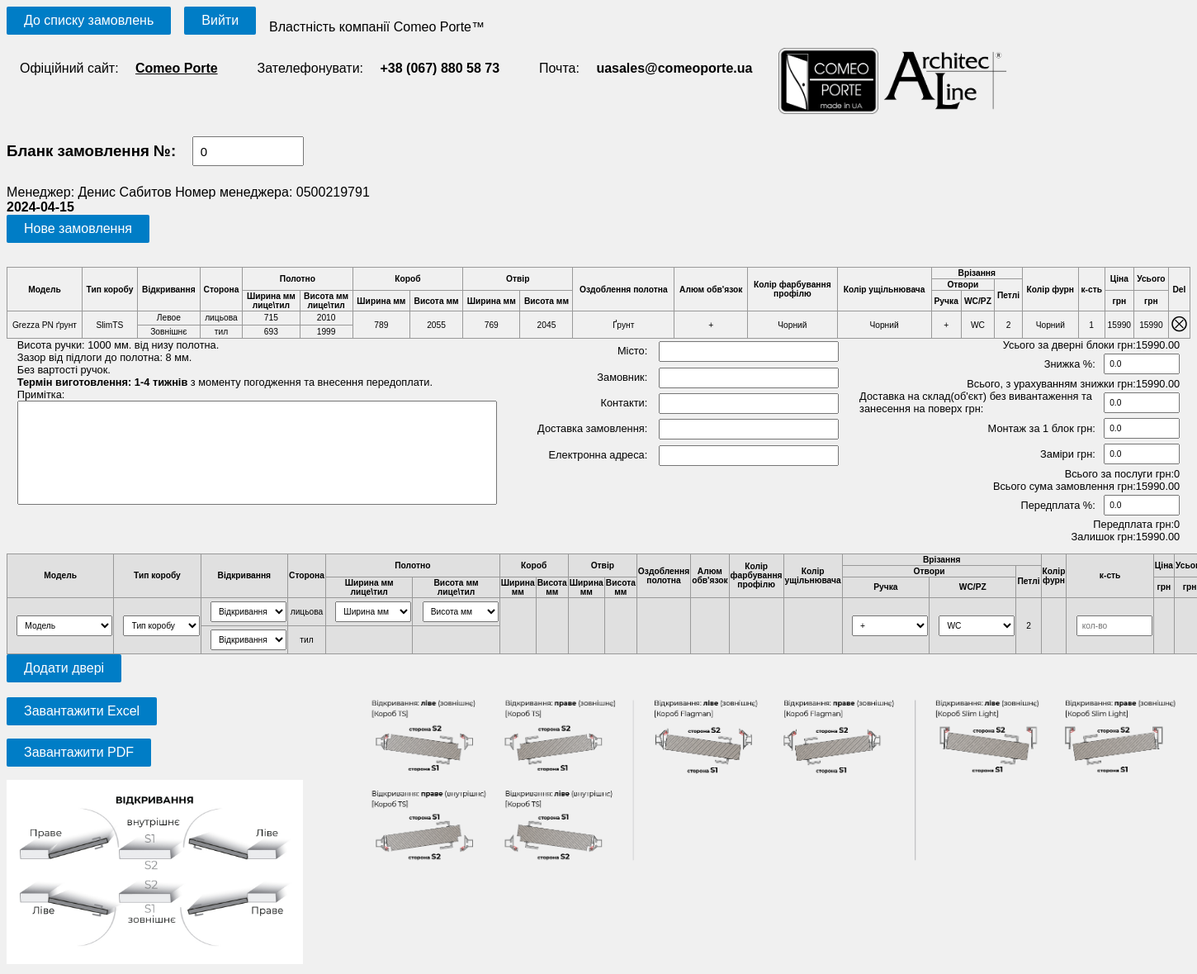
The page /order/13/ (signed in) on the database its author committed.
### polls/models.py (models this page shows)
class Table(models.Model):
    order_number = models.IntegerField()
    html = models.TextField()
    total = models.FloatField()
    sale = models.FloatField()
    total_with_sale = models.FloatField()
    delivery = models.FloatField()
    install = models.FloatField()
    poslugy = models.FloatField()
    measurements = models.FloatField()
    total_ex_vat = models.FloatField()
    prepayment = models.FloatField()
    remainder = models.FloatField()
    manager = models.ForeignKey(User, on_delete=models.CASCADE)
    manager_phone = models.CharField(max_length=15)
    date = models.DateField(default=timezone.now().strftime("%Y-%m-%d"))
    city = models.CharField(max_length=50)
    client = models.CharField(max_length=50)
    delivery_info = models.CharField(max_length=150)
    client_contact = models.CharField(max_length=100)
    client_email = models.EmailField(max_length=254)
    note = models.TextField()

### polls/views.py (the view)
# urls.py: path('order/<int:order_id>/', views.order, name='order'),
@login_required
def order(request, order_id):
    door_block_list = DoorBlock.objects.all().order_by('model')
    template = loader.get_template('polls/order.html')
    id: int
    try:
        id = order_id
        obj = Table.objects.filter(id=id).last()
    except:
        return new_order(request=request)
    context = {
        'order_id': None,
        'door_block_list': door_block_list,
        'html': None,
        'date': timezone.now().strftime("%Y-%m-%d"),
        'table': None
    }
    if obj:
        context['order_id'] = obj.id
        context['html'] = obj.html
        context['table'] = obj
    return HttpResponse(template.render(context, request))

### polls/templates/polls/order.html (shortened to what this page needs)
{% load static %}
<head>
</head>
<link rel="stylesheet" href="{% static 'css/style.css' %}">
<div class="container">
    <form method="get" action="{% url 'index' %}">
        <button type="submit">До списку замовлень</button>
    </form>
    {% include "./login_base.html" %}
<div class="form-pdf" id="form-pdf">
    <div class="header">
        <div class="enter-header">
            <h3>Бланк замовлення №: <input type="text" value="{{table.order_number}}" class="info-value" id="order-number"></h3>
    <div class="manager">
        <div>Менеджер: {{user.get_full_name}} Номер менеджера: {{user.get_username}}</div>
    </div>
    <div><b>{{date}}</b></div>
    <form method="post" action="{% url 'new_order' %}">
        <button type="submit" id="new">Нове замовлення</button>
    </form>
        </div>
    </div>
    <div class="content">
        {% if html %}
            {{ html|safe }}
        {% endif %}
        <div class="info">
            <div class="price">
                <div class="info_price">
                    <span>Усього за дверні блоки грн: </span>
                    <span id="full-price-value" class="info-value"></span>
                </div>
                <div class="info_price inline-div">
                    <span>Знижка %: </span>
                    <input placeholder="0-100" type="number" id="discount-value" class="info-value" name="" min="0" max="100" value="{{table.sale}}">
                </div>
                <div class="info_price">
                    <span>Всього, з урахуванням знижки грн: </span>
                    <span id="full-price-discount-value" class="info-value"></span>
                </div>
                <div class="info_price inline-div">
                    <span>Доставка на склад(об'єкт) без вивантаження та занесення на поверх грн: </span>
                    <input placeholder="" type="number" id="delivery-value" class="info-value" name="" min="0" max="999999999" value="{{table.delivery}}">
                </div>
                <div class="info_price inline-div">
                    <span>Монтаж за 1 блок грн: </span>
                    <input placeholder="" type="number" id="instal-value" class="info-value" name="" min="0" max="99999999" value="{{table.install}}">
                </div>
                <div class="info_price inline-div">
                    <span>Заміри грн: </span>
                    <input placeholder="" type="number" id="zamery-value" class="info-value" name="" min="0" max="99999999" value="{{table.measurements}}">
                </div>
                <div class="info_price inline-div">
                    <span>Всього за послуги грн:</span>
                    <span id="poslugy"></span>
                </div>
                <div class="info_price">
                    <span>Всього сума замовлення грн: </span>
                    <span id="total-ex-vat-value" class="info-value"></span>
                </div>
                <div class="info_price inline-div">
                    <span>Передплата %: </span>
                    <input placeholder="0-100" type="number" id="prepayment-value" class="info-value" name="" min="0" max="100" value="{{table.prepayment}}">
                </div>
                <div class="info_price inline-div">
                    <span>Передплата грн: </span>
                    <span id="prepayment-percent"></span>
                </div>
                <div class="info_price">
                    <span>Залишок грн: </span>
                    <span id="remainder-value" class="info-value"></span>
                </div>
            </div>
            <div class="client-info">
                <div>Місто: <input id="city" value="{{table.city}}" class="info-value inp-15"></div>
                <div>Замовник: <input id="client" value="{{table.client}}" class="info-value inp-15"></div>
                <div>Контакти: <input id="client-contact" value="{{table.client_contact}}" class="info-value inp-15"></div>
                <div>Доставка замовлення: <input id="delivery-info" value="{{table.delivery_info}}" class="info-value inp-15"></div>
                <div>Електронна адреса: <input type='email' id="client-email" value="{{table.client_email}}" class="info-value inp-15"></div>
            </div>
            <div>
                <span>Висота ручки: 1000 мм. від низу полотна.</br>
                    Зазор від підлоги до полотна: 8 мм.</br>
                    Без вартості ручок.</br>
                    <span><b>Термін виготовлення: 1-4 тижнів</b> з моменту погодження та внесення передоплати.</span>
                </span>
                <label for="note">Примітка:</label></br>
                <textarea resize="none" name="note" id="note" rows="8" cols="70" class="info-value" value="{{table.note}}"></textarea>
            </div>
        </div>
    </div>
</div>
{% if door_block_list %}
<table id="form-table">
    <thead>
        <tr>
            <th class='cell' rowspan="3">Модель</th>
            <th class='cell' rowspan="3">Тип коробу</th>
            <th class='cell td-opening' rowspan="3">Відкривання</th>
            <th class='cell vertical' rowspan="3">Сторона</th>
            <th class='cell' colspan="2" rowspan="2">Полотно</th>
            <th class='cell' colspan="2" rowspan="2">Короб</th>
            <th class='cell' colspan="2" rowspan="2">Отвір</th>
            <th class='cell' rowspan="3">Оздоблення полотна</th>
            <th class='cell' rowspan="3">Алюм обв'язок</th>
            <th class='cell' rowspan="3">Колір фарбування</br> профілю</th>
            <th class='cell' rowspan="3">Колір ущільнювача</th>
            <th class='cell' colspan="3" rowspan="1">Врізання</th>
            <th class='cell' rowspan="3">Колір фурн</th>
            <th class='cell vertical' rowspan="3">к-сть</th>
            <th class='cell' rowspan="2">Ціна</th>
            <th class='cell' rowspan="2">Усього</th>
        </tr>
        <tr>
            <th class='cell' colspan="2">Отвори</th>
            <th class='cell' rowspan="2">Петлі</th>
        </tr>
        <tr>
            <th class='cell' rowspan="1">Ширина мм </br>лице\тил</th>
            <th class='cell'>Висота мм </br>лице\тил</th>
            <th class='cell'>Ширина мм</th>
            <th class='cell'>Висота мм</th>
            <th class='cell'>Ширина мм</th>
            <th class='cell'>Висота мм</th>
            <th class='cell'>Ручка</th>
            <th class='cell'>WC/PZ</th>
            <th class='cell'>грн</th>
            <th class='cell'>грн</th>
        </tr>
    </thead>
    <tbody>
        <tr>
            <td class='cell' rowspan="2">
                <select name="model" id="select-model" class='model get_filtered_data'>
                    <option value="" disabled selected>Модель</option>
                </select>
            </td>
            <td class='cell' rowspan="2">
                <select name="frame" id="select-frame" class='frame get-data get_filtered_data'>
                    <option value="" disabled selected>Тип коробу</option>
                </select>
            </td>
            <td class='cell td-opening'>
                <select name="opening" id="select-opening" class='opening'>
                    <option value="" disabled selected>Відкривання</option>
                </select>
            </td>
            <td class='cell'>
                <span>лицьова</span>
            </td>
            <td class='cell'>
                <select name="width" id="select-width" class='width get-data get_filtered_data'>
                    <option value="" disabled selected>Ширина мм</option>
                </select>
            </td>
            <td class='cell'>
                <select name="height" id="select-height" class='height get-data'>
                    <option value="" disabled selected>Висота мм</option>
                </select>
            </td>
            <td class='cell' rowspan="2">
            </td>
            <td class='cell' rowspan="2">
            </td>
            <td class='cell' rowspan="2">
            </td>
            <td class='cell' rowspan="2">
            </td>
            <td class='cell' rowspan="2">
            </td>
            <td class='cell' rowspan="2">
            </td>
            <td class='cell' rowspan="2">
            </td>
            <td class='cell' rowspan="2">
            </td>
            <td class='cell' rowspan="2">
                <select name="pen" id="is-pen-face" class='is-pen'>
                    <option value="+" selected>+</option>
                </select>
            </td>
            <td class='cell' rowspan="2">
                <select name="pen" id="is-wc-face" class='is-pen'>
                    <option value="WC" selected>WC</option>
                </select>
            </td>
            <td class='cell' rowspan="2">
                <span id="loop">2</span>
            </td>
            <td class="cell" rowspan="2">
            </td>
            <td class='cell count' rowspan="2">
                <input placeholder="кол-во" type="number" name="" id="count" min="1" max="99">
            </td>
            <td class='cell' rowspan="2">
            </td>
            <td class='cell total-price' rowspan="2">
            </td>
        </tr>
        <tr>
            <td class='cell'>
                <select name="opening-2" id="select-opening-2" class='opening'>
                    <option value="" disabled selected>Відкривання</option>
                </select>
            </td>
            <td class='cell'>
                <span>тил</span>
            </td>
            <td class='cell'>
            </td>
            <td class='cell'>
            </td>
        </tr>
    </tbody>
</table>
{% endif %}
</div>
<button type="button" id="add">Додати двері</button>
<form method="post" action="{% url 'create_excel_specification' table.id %}">
    <button type="submit">Завантажити Excel</button>
</form>
<form method="get" action={% url 'create_pdf_specification' table.id %}>
    <button type="submit" id="gen-pdf">Завантажити PDF</button>
<div class="opening-photo">
    <img src="{% static "media/opening.jpg" %}" class="opening-img">
    <img src="{% static "media/opening-2.png" %}" class="opening-img2">
</div>

### polls/static/css/style.css (style rules this page uses)
button, a { color: #fff; display: inline-block; margin-bottom: 0; font-weight: normal; text-align: center; vertical-align: middle; touch-action: manipulation; cursor: pointer; background-image: none; border: 1px solid transparent; white-space: nowrap; padding: 6px 20px; font-size: 16px; line-height: 1.25; border-radius: 2px; -webkit-user-select: none; -moz-user-select: none; -ms-user-select: none; user-select: none; background-color: #007dc6; transition: background-color .3s ease-out 100ms; margin: 0 1em 0 0; }
.container { display: flex; flex-wrap: wrap; }
#form-pdf, #form-table { box-sizing: border-box; width: 100%; }
#form-table { background-color: #e0e0e0; }
table { width: 100%; border-collapse: collapse; margin-top: 1em; }
table, th, td { border: 1px solid #999; font-size: .8em; height: 1em; text-align: center; }
input, select { width: 9em; padding: .5em; margin: .3em 0 .3em 1em; box-sizing: border-box; font-size: 1em; }
.info { display: flex; flex-wrap: nowrap; justify-content: space-evenly; flex-direction: row-reverse; }
.info>div { flex: 1 1 50%; box-sizing: border-box; padding: 0 1em; font-size: .8em; }
.client-info { display: flex; flex-direction: column; align-content: stretch; align-items: flex-end; flex-wrap: nowrap; }
.inp-15 { width: 15vw; }
.form-pdf input, .form-pdf select { font-size: .8em; }
.info_price { display: flex; align-items: center; justify-content: flex-end; }
.opening-img { width: 25%; }
.opening-img2 { width: 70%; transform: translate(4em, -7em); }
#select-model { width: 8vw; }
.remove-button { cursor: pointer; font-size: 2em; }
textarea { resize: none; }
.header { display: flex; justify-content: space-between; }

### rows shown on the page
Table: order_number "0", html "Модель Тип коробу Відкривання Сторона Полотно Короб Отвір Оздоблення полотна Алюм обв'язок Колір фарбування профілю Колір ущільнювача Врізання Колір фурн к-сть Ціна Усього Del Отвори Петлі Ширина мм лице\\тил Висота мм лице\\тил Ширина мм Висота мм Ширина мм Висота мм Ручка WC/PZ грн грн Grezza PN ґрунт SlimTS Левое лицьова 715 2010 789 2055 769 2045 Ґрунт + Чорний Чорний + WC 2 Чорний 1 15990 15990 ⮾ Зовнішнє тил 693 1999", sale "0.0", delivery "0.0", install "0.0", measurements "0.0", prepayment "0.0"

### other values the page prints
{{ user.get_full_name }} "Денис Сабитов"
{{ user.get_username }} "0500219791"
